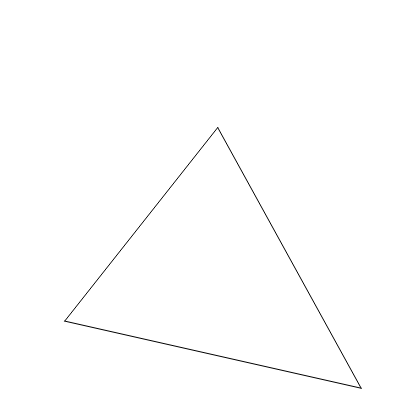
Frame 1 (no input)
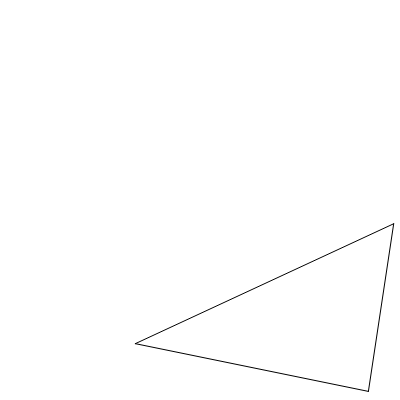
Frame 60 (no input)
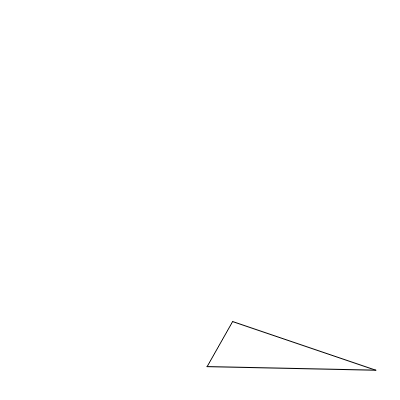
Frame 120 (the mouse pressed at the canvas centre since frame 60)

The p5.js sketch that drew these frames (run headless with seeded random() and noise() and a simulated clock; from frame 60 on, the mouse is pressed at the canvas centre):

// p5.js sketch
// ── sketch.js
let random = Math.random

let width = 400, height = 400

class Point{
  x = random() * width
  y = random() * height
  vx = random() * 3
  vy = random() * 3

  move() {
    if (this.x >= width || this.x <= 0) {
      this.vx *= -1
    }
    if (this.y >= height || this.y <= 0) {
      this.vy *= -1
    }
    this.x += this.vx
    this.y += this.vy
  }
}

function setup() {
    createCanvas(width, height)
    p1 = new Point()
    p2 = new Point()
    p3 = new Point()
  }
  
  function draw() {
    background(255)
    line(p1.x, p1.y, p2.x, p2.y)
    line(p2.x, p2.y, p3.x, p3.y)
    line(p3.x, p3.y, p1.x, p1.y)
    p1.move()
    p2.move()
    p3.move()
  }
